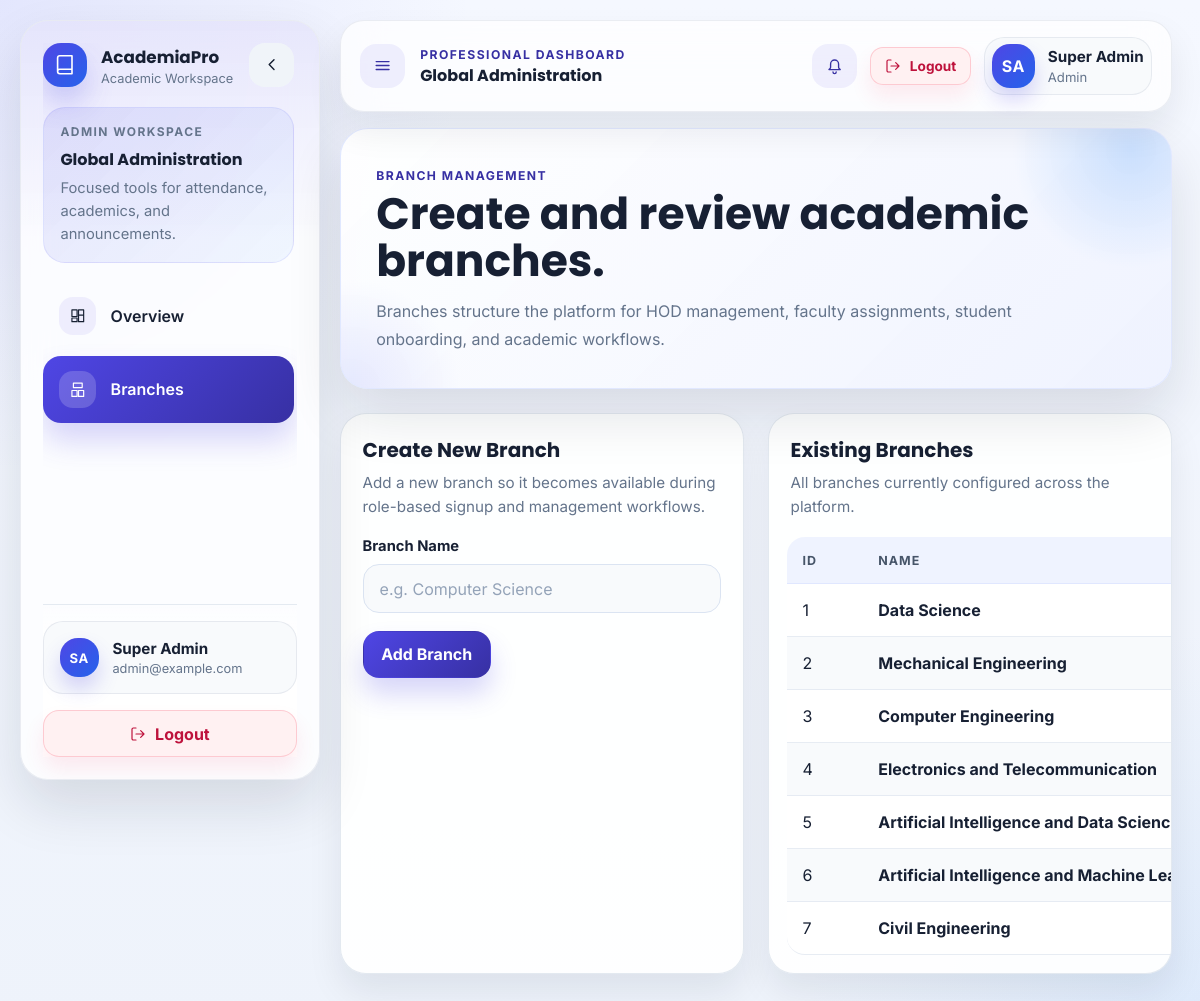
The app's page /admin/branches (signed in) with its own data.
### app/models.py (models this page shows, shortened)
class User(db.Model, UserMixin):
    id = db.Column(db.Integer, primary_key=True)
    first_name = db.Column(db.String(50), nullable=False)
    last_name = db.Column(db.String(50), nullable=False)
    email = db.Column(db.String(120), unique=True, nullable=False)
    password_hash = db.Column(db.String(128), nullable=False)
    role = db.Column(db.String(20), nullable=False)
    verified = db.Column(db.Boolean, default=False)
    branch_id = db.Column(db.Integer, db.ForeignKey('branch.id'), nullable=True)
    division_id = db.Column(db.Integer, db.ForeignKey('division.id'), nullable=True)
    prn = db.Column(db.String(20), unique=True, nullable=True)
    roll_no = db.Column(db.Integer, nullable=True)
    subjects_taught = db.relationship('Subject', secondary=faculty_subject, lazy='subquery', backref=db.backref('taught_by', lazy=True))
    subjects_enrolled = db.relationship('Subject', secondary=student_subject, lazy='subquery', backref=db.backref('enrolled_students', lazy=True))
    local_guardian_students = db.relationship(
        'User',
        secondary=local_guardian,
        primaryjoin=id == local_guardian.c.faculty_id,
        secondaryjoin=id == local_guardian.c.student_id,
        lazy='subquery',
        backref=db.backref('local_guardians', lazy='subquery'),
    )
    attendances = db.relationship('Attendance', backref='student', lazy=True)
    marks = db.relationship('Marks', backref='student', lazy=True)
    assignments_created = db.relationship('Assignment', backref='faculty', lazy=True, foreign_keys='Assignment.faculty_id')
    submissions = db.relationship('Submission', backref='student', lazy=True, cascade='all, delete-orphan')
    leave_requests = db.relationship(
        'LeaveRequest',
        backref='student',
        lazy=True,
        cascade='all, delete-orphan',
        foreign_keys='LeaveRequest.student_id',
    )
    reviewed_leave_requests = db.relationship(
        'LeaveRequest',
        backref='reviewer',
        lazy=True,
        foreign_keys='LeaveRequest.reviewed_by_id',
    )

class Branch(db.Model):
    id = db.Column(db.Integer, primary_key=True)
    name = db.Column(db.String(100), nullable=False, unique=True)
    divisions = db.relationship('Division', backref='branch', lazy=True)
    subjects = db.relationship('Subject', backref='branch', lazy=True)
    users = db.relationship('User', backref='branch_ref', lazy=True)
    calendar_events = db.relationship('CalendarEvent', backref='branch', lazy=True, cascade='all, delete-orphan')

### app/routes_admin.py (the view, shortened to what this page needs)
@admin_bp.route('/branches', methods=['GET', 'POST'])
def manage_branches():
    branches = Branch.query.all()
    return render_template('admin/branches.html', branches=branches)

### app/__init__.py (called while the page is built)
@login_manager.user_loader
def load_user(user_id):
    from app.models import User
    return User.query.get(int(user_id))

### app/routes_admin.py (called while the page is built)
@admin_bp.before_request
@login_required
@role_required('admin')
def check_admin():
    pass

### app/utils.py (called while the page is built)
def role_required(role):
    def decorator(f):
        @wraps(f)
        def decorated_function(*args, **kwargs):
            if not current_user.is_authenticated or current_user.role != role:
                flash("You do not have permission to access this page.", "danger")
                return redirect(url_for('auth.login'))
            return f(*args, **kwargs)
        return decorated_function
    return decorator

### app/templates/admin/branches.html (shortened to what this page needs)
{% extends "base.html" %}
{% block content %}
<section class="page-header">
    <span class="eyebrow">Branch Management</span>
    <h1 class="page-header__title">Create and review academic branches.</h1>
    <p class="page-header__text">Branches structure the platform for HOD management, faculty assignments, student onboarding, and academic workflows.</p>
</section>
<section class="grid-two">
    <div class="panel">
        <div class="panel-header">
            <div>
                <h2 class="panel-title">Create New Branch</h2>
                <p class="panel-subtitle">Add a new branch so it becomes available during role-based signup and management workflows.</p>
            </div>
        </div>
        <form method="POST" action="{{ url_for('admin.manage_branches') }}">
            <div class="form-group">
                <label for="name">Branch Name</label>
                <input type="text" name="name" id="name" required placeholder="e.g. Computer Science">
            </div>
            <div class="form-actions">
                <button type="submit" class="btn btn-primary">Add Branch</button>
            </div>
        </form>
    </div>
    <div class="panel table-panel">
        <div class="panel-header">
            <div>
                <h2 class="panel-title">Existing Branches</h2>
                <p class="panel-subtitle">All branches currently configured across the platform.</p>
            </div>
        </div>
        {% if branches %}
        <div class="table-wrap">
            <table>
                <thead>
                    <tr>
                        <th>ID</th>
                        <th>Name</th>
                    </tr>
                </thead>
                <tbody>
                    {% for b in branches %}
                    <tr>
                        <td>{{ b.id }}</td>
                        <td><strong>{{ b.name }}</strong></td>
                    </tr>
                    {% endfor %}
                </tbody>
            </table>
        </div>
        {% endif %}
    </div>
</section>
{% endblock %}

### app/templates/base.html (shortened to what this page needs)
{% macro render_logout_button(form_class='', button_class='') -%}
<form method="POST" action="{{ url_for('auth.logout') }}" class="logout-form {{ form_class }}">
    <button type="submit" class="btn btn-logout {{ button_class|trim }}">
        <span class="btn__label">Logout</span>
    </button>
</form>
{%- endmacro %}
<!DOCTYPE html>
<html lang="en">
<head>
    <link rel="stylesheet" href="{{ url_for('static', filename='css/style.css') }}">
</head>
<body class="{% block body_class %}{% if current_user.is_authenticated %}app-body{% else %}auth-body{% endif %}{% endblock %}">
    {% if current_user.is_authenticated %}
    <div class="app-shell">
        <aside class="sidebar" id="appSidebar">
            <div class="sidebar__body">
                <div class="sidebar__header">
                    <a href="{{ url_for(shell_nav_items[0].endpoint) if shell_nav_items else url_for('auth.login') }}" class="brand">
                        <span class="brand__mark">
                            <svg viewBox="0 0 24 24" aria-hidden="true">
                                <path d="M4 19.5v-15A2.5 2.5 0 0 1 6.5 2H20v20H6.5a2.5 2.5 0 0 1 0-5H20" fill="none" stroke="currentColor" stroke-width="1.8" stroke-linecap="round" stroke-linejoin="round"></path>
                            </svg>
                        </span>
                        <span class="brand__text">
                            <strong>AcademiaPro</strong>
                            <small>Academic Workspace</small>
                        </span>
                    </a>
                    <button type="button" class="icon-button icon-button--ghost hide-mobile" data-sidebar-toggle aria-label="Collapse sidebar">
                        <svg viewBox="0 0 24 24" aria-hidden="true">
                            <path d="M15 18l-6-6 6-6" fill="none" stroke="currentColor" stroke-width="1.8" stroke-linecap="round" stroke-linejoin="round"></path>
                        </svg>
                    </button>
                </div>
                <div class="sidebar__workspace">
                    <span class="sidebar__workspace-label">{{ current_user.role|capitalize }} Workspace</span>
                    <strong>{{ shell_branch_name }}</strong>
                    <p>Focused tools for attendance, academics, and announcements.</p>
                </div>
                <nav class="sidebar__nav" aria-label="Primary navigation">
                    {% for item in shell_nav_items %}
                        {% set is_active = request.endpoint == item.endpoint or (item.endpoint == 'faculty.dashboard' and request.blueprint == 'faculty') %}
                        <a href="{{ url_for(item.endpoint) }}" class="sidebar__link{% if is_active %} is-active{% endif %}">
                            <span class="sidebar__icon" aria-hidden="true">
                                {% if item.icon == 'dashboard' %}
                                <svg viewBox="0 0 24 24">
                                    <path d="M4 13h7V4H4zm9 7h7v-9h-7zM4 20h7v-5H4zm9-9h7V4h-7z" fill="none" stroke="currentColor" stroke-width="1.6" stroke-linejoin="round"></path>
                                </svg>
                                {% elif item.icon == 'branches' %}
                                <svg viewBox="0 0 24 24">
                                    <path d="M6 3h12v6H6zm-2 10h7v8H4zm9 0h7v8h-7z" fill="none" stroke="currentColor" stroke-width="1.6" stroke-linejoin="round"></path>
                                </svg>
                                {% elif item.icon == 'subjects' %}
                                <svg viewBox="0 0 24 24">
                                    <path d="M5 4h11a3 3 0 0 1 3 3v13H8a3 3 0 0 0-3 3z" fill="none" stroke="currentColor" stroke-width="1.6" stroke-linejoin="round"></path>
                                    <path d="M8 20V7a3 3 0 0 1 3-3" fill="none" stroke="currentColor" stroke-width="1.6" stroke-linecap="round"></path>
                                </svg>
                                {% elif item.icon == 'analytics' %}
                                <svg viewBox="0 0 24 24">
                                    <path d="M4 19h16M7 15V9M12 15V5M17 15v-3" fill="none" stroke="currentColor" stroke-width="1.8" stroke-linecap="round" stroke-linejoin="round"></path>
                                </svg>
                                {% elif item.icon == 'calendar' %}
                                <svg viewBox="0 0 24 24">
                                    <rect x="4" y="5" width="16" height="15" rx="2" fill="none" stroke="currentColor" stroke-width="1.6"></rect>
                                    <path d="M8 3v4M16 3v4M4 10h16M8 14h3M8 17h8" fill="none" stroke="currentColor" stroke-width="1.6" stroke-linecap="round"></path>
                                </svg>
                                {% elif item.icon == 'divisions' %}
                                <svg viewBox="0 0 24 24">
                                    <path d="M4 6h16M4 12h16M4 18h10" fill="none" stroke="currentColor" stroke-width="1.8" stroke-linecap="round"></path>
                                </svg>
                                {% elif item.icon == 'exams' %}
                                <svg viewBox="0 0 24 24">
                                    <rect x="4" y="5" width="16" height="15" rx="2" fill="none" stroke="currentColor" stroke-width="1.6"></rect>
                                    <path d="M8 3v4M16 3v4M4 10h16" fill="none" stroke="currentColor" stroke-width="1.6" stroke-linecap="round"></path>
                                </svg>
                                {% elif item.icon == 'results' %}
                                <svg viewBox="0 0 24 24">
                                    <path d="M4 19h16M7 15l3-3 2 2 5-6" fill="none" stroke="currentColor" stroke-width="1.8" stroke-linecap="round" stroke-linejoin="round"></path>
                                </svg>
                                {% elif item.icon == 'assignments' %}
                                <svg viewBox="0 0 24 24">
                                    <path d="M8 6h12M8 12h12M8 18h8" fill="none" stroke="currentColor" stroke-width="1.8" stroke-linecap="round"></path>
                                    <path d="M3.5 6h.01M3.5 12h.01M3.5 18h.01" fill="none" stroke="currentColor" stroke-width="2.4" stroke-linecap="round"></path>
                                </svg>
                                {% elif item.icon == 'leave' %}
                                <svg viewBox="0 0 24 24">
                                    <path d="M6 4h12a2 2 0 0 1 2 2v12l-4-2-4 2-4-2-4 2V6a2 2 0 0 1 2-2z" fill="none" stroke="currentColor" stroke-width="1.6" stroke-linejoin="round"></path>
                                    <path d="M8 9h8M8 12h5" fill="none" stroke="currentColor" stroke-width="1.7" stroke-linecap="round"></path>
                                </svg>
                                {% elif item.icon == 'performance' %}
                                <svg viewBox="0 0 24 24">
                                    <path d="M4 19h16M6 15l4-4 3 3 5-7" fill="none" stroke="currentColor" stroke-width="1.8" stroke-linecap="round" stroke-linejoin="round"></path>
                                </svg>
                                {% elif item.icon == 'timetable' %}
                                <svg viewBox="0 0 24 24">
                                    <circle cx="12" cy="12" r="8" fill="none" stroke="currentColor" stroke-width="1.6"></circle>
                                    <path d="M12 8v5l3 2" fill="none" stroke="currentColor" stroke-width="1.8" stroke-linecap="round" stroke-linejoin="round"></path>
                                </svg>
                                {% elif item.icon == 'reports' %}
                                <svg viewBox="0 0 24 24">
                                    <path d="M7 3h8l4 4v14H7a2 2 0 0 1-2-2V5a2 2 0 0 1 2-2z" fill="none" stroke="currentColor" stroke-width="1.6" stroke-linejoin="round"></path>
                                    <path d="M15 3v5h5M9 13h6M9 17h6" fill="none" stroke="currentColor" stroke-width="1.6" stroke-linecap="round"></path>
                                </svg>
                                {% endif %}
                            </span>
                            <span class="sidebar__label">{{ item.label }}</span>
                        </a>
                    {% endfor %}
                </nav>
            </div>
            <div class="sidebar__footer">
                <div class="sidebar__profile-card">
                    <span class="avatar avatar--small">{{ current_user.first_name[:1] }}{{ current_user.last_name[:1] }}</span>
                    <div>
                        <strong>{{ current_user.first_name }} {{ current_user.last_name }}</strong>
                        <p>{{ current_user.email }}</p>
                    </div>
                </div>
                {{ render_logout_button('logout-form--sidebar', 'btn-block') }}
            </div>
        </aside>
        <div class="app-main">
            <header class="topbar">
                <div class="topbar__intro">
                    <button type="button" class="icon-button" data-sidebar-toggle aria-label="Toggle sidebar">
                        <svg viewBox="0 0 24 24" aria-hidden="true">
                            <path d="M4 7h16M4 12h16M4 17h16" fill="none" stroke="currentColor" stroke-width="1.8" stroke-linecap="round"></path>
                        </svg>
                    </button>
                    <div>
                        <span class="eyebrow">Professional dashboard</span>
                        <strong>{{ shell_branch_name }}</strong>
                    </div>
                </div>
                <div class="topbar__actions">
                    <div class="notification js-notification">
                        <button type="button" class="icon-button notification__toggle js-notification-toggle" aria-haspopup="true" aria-expanded="false" aria-label="View notifications">
                        </button>
                    </div>
                    {{ render_logout_button('logout-form--topbar', 'btn-sm') }}
                    <div class="topbar__profile">
                        <span class="avatar">{{ current_user.first_name[:1] }}{{ current_user.last_name[:1] }}</span>
                        <div>
                            <strong>{{ current_user.first_name }} {{ current_user.last_name }}</strong>
                            <p>{{ current_user.role|capitalize }}</p>
                        </div>
                    </div>
                </div>
            </header>
            <main class="content-area">
                {% block content %}{% endblock %}
            </main>
        </div>
    </div>
    {% endif %}
</body>
</html>

### records on screen
User: role "ADMIN", first_name "S", last_name "A", first_name "Super", last_name "Admin", email "admin@example.com", role "Admin"
Branch: id "1", name "Data Science"
Branch: id "2", name "Mechanical Engineering"
Branch: id "3", name "Computer Engineering"
Branch: id "4", name "Electronics and Telecommunication"
Branch: id "5", name "Artificial Intelligence and Data…"
Branch: id "6", name "Artificial Intelligence and Machine…"
Branch: id "7", name "Civil Engineering"

### other values on screen
{{ shell_branch_name }} "Global Administration"
{{ item.label }} "Overview" "Branches"
